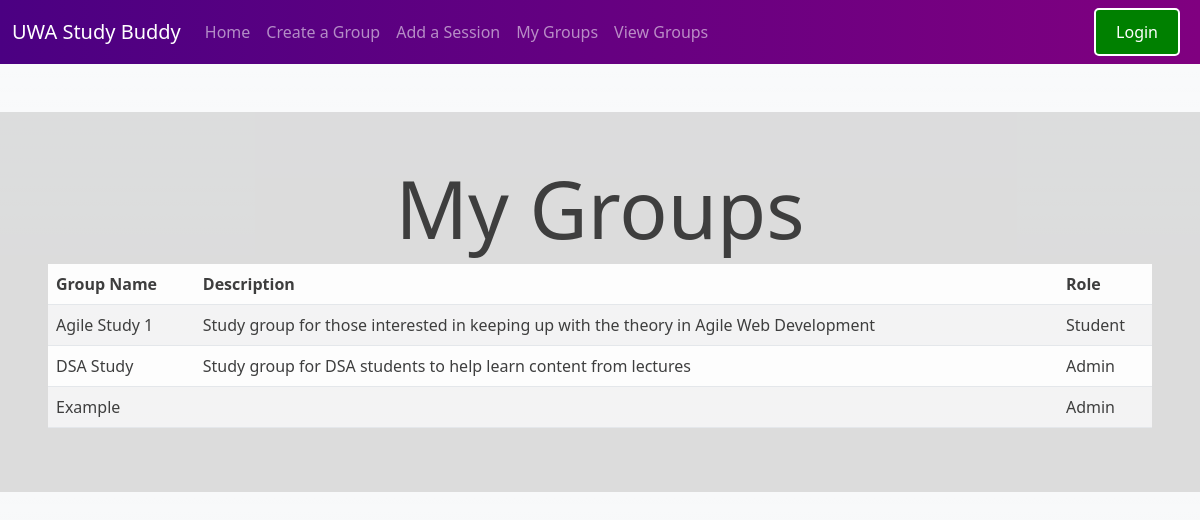
Page /my-groups on the earlier database version.
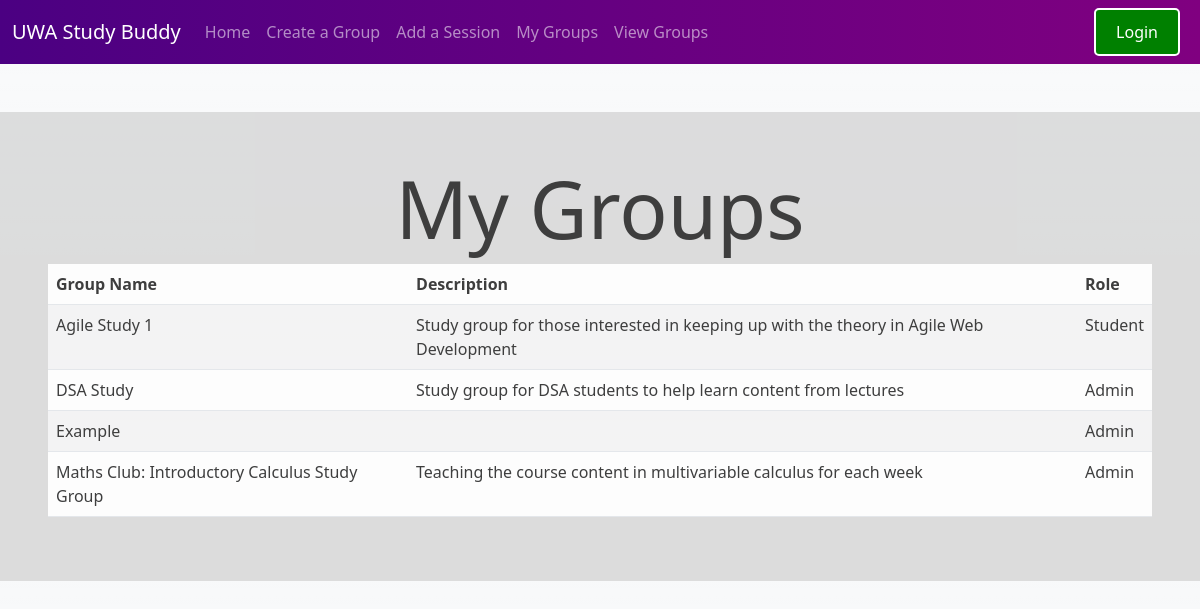
Same page on the later database version.
### models.py (models this page shows)
class Groups(db.Model):
    __tablename__ = 'Groups'
    GroupID: so.Mapped[int] = so.mapped_column(primary_key=True)
    UnitID: so.Mapped[int] = so.mapped_column(sa.ForeignKey('Unit.UnitID'), nullable=False)
    GroupTypeID: so.Mapped[int] = so.mapped_column(sa.ForeignKey('GroupType.GroupTypeID'), nullable=False)
    Description: so.Mapped[str] = so.mapped_column(sa.String(200), nullable=False)
    CreationDate: so.Mapped[datetime] = so.mapped_column(nullable=False)
    GroupName: so.Mapped[str] = so.mapped_column(nullable=False)
    MaxMembers: so.Mapped[int] = so.mapped_column(nullable=True)

class Role(db.Model):
    __tablename__ = 'Role'
    RoleID: so.Mapped[int] = so.mapped_column(primary_key=True)
    Type: so.Mapped[str] = so.mapped_column(sa.String(20), nullable=False)

### routes/myGroups.py (the view)
@my_groups_blueprint.route('/my-groups')
def my_groups():
    student_id = 12345678
    query = sa.select(StudentGroups.StudentID, StudentGroups.GroupID,Groups.GroupName, Groups.Description, Role.Type).join(Groups, StudentGroups.GroupID == Groups.GroupID).join(Role, StudentGroups.RoleID == Role.RoleID).where(StudentGroups.StudentID == student_id)
    studentGroups = db.session.execute(query).mappings().all()
    print(f"Found {len(studentGroups)} groups")
    for sg in studentGroups:
        print(dict(sg))
    return render_template('myGroups.html', studentGroups=studentGroups)

### templates/myGroups.html (shortened to what this page needs)
<!doctype html>
<head>
    <link href="https://cdn.jsdelivr.net/npm/bootstrap@5.3.8/dist/css/bootstrap.min.css" rel="stylesheet">
    <link rel="stylesheet", href="static/CSS/style.css">
</head>
<body class="bg-light bg-gradient">
    {% include 'navbar.html' %}
    <div class="container-fluid p-5 my-5 bg-container container-text opacity-75">
        <h1 class="display-1 text-center">My Groups</h1>
        <table class="table table-striped table-hover">
            <thead>
                <tr>
                    <th>Group Name</th>
                    <th>Description</th>
                    <th>Role</th>
                </tr>
            </thead>
            <tbody>
                {% for sg in studentGroups %}
                <tr>
                    <td>{{ sg['GroupName'] }}</td>
                    <td>{{ sg['Description'] }}</td>
                    <td>{{ sg['Type'] }}</td>
                </tr>
                {% endfor %}
            </tbody>
        </table>
    </div>
</body>

### templates/navbar.html
    <nav class="navbar navbar-expand-sm bg-navbar navbar-dark">
        <div class="container-fluid">
            <a class="navbar-brand" href="#">UWA Study Buddy</a>
            <div class="collapse navbar-collapse" id="navbarNavAltMarkup">
                <ul class="navbar-nav">
                    <li class="nav-item">
                        <a class="nav-link" href="{{ url_for('index.index') }}">Home</a>
                    </li>
                    <li class="nav-item">
                        <a class="nav-link" href="{{ url_for('create_group.create_group') }}">Create a Group</a>
                    </li>
                    <li class="nav-item">
                        <a class="nav-link" href="{{ url_for('add_session.add_session') }}">Add a Session</a>
                    </li>
                    <li class="nav-item">
                        <a class="nav-link" href="{{ url_for('my_groups.my_groups') }}">My Groups</a>
                    </li>
                    <li class="nav-item">
                        <a class="nav-link" href="{{ url_for('view_groups.view_groups') }}">View Groups</a>
                    </li>
                </ul>
            </div>
        </div>
         {% if username %}
         <button class="login-button" onclick="window.location.href='{{ url_for('view_profile') }}'">
            <i class="bi bi-person-circle fs-5"></i>
         </button>
        {% else %}
         <button class="login-button" onclick="window.location.href='{{ url_for('login_page') }}'">Login</button>
         {% endif %}
    </nav>

### static/CSS/style.css (style rules this page uses)
.bg-container { background-color: lightgray; }
.container-text { color: black; }
.bg-navbar { background-image: linear-gradient(to right, indigo , purple); }
.login-button { margin-left: auto; margin-right: 20px; background-color: green; color: white; border: 2px solid white; padding: 10px 20px; border-radius: 5px; }

Differences in the rows shown:
added Groups: GroupName "Maths Club: Introductory Calculus Study Group", Description "Teaching the course content in multivariable calculus for each week"
Other differences:
new list line: "Admin"
